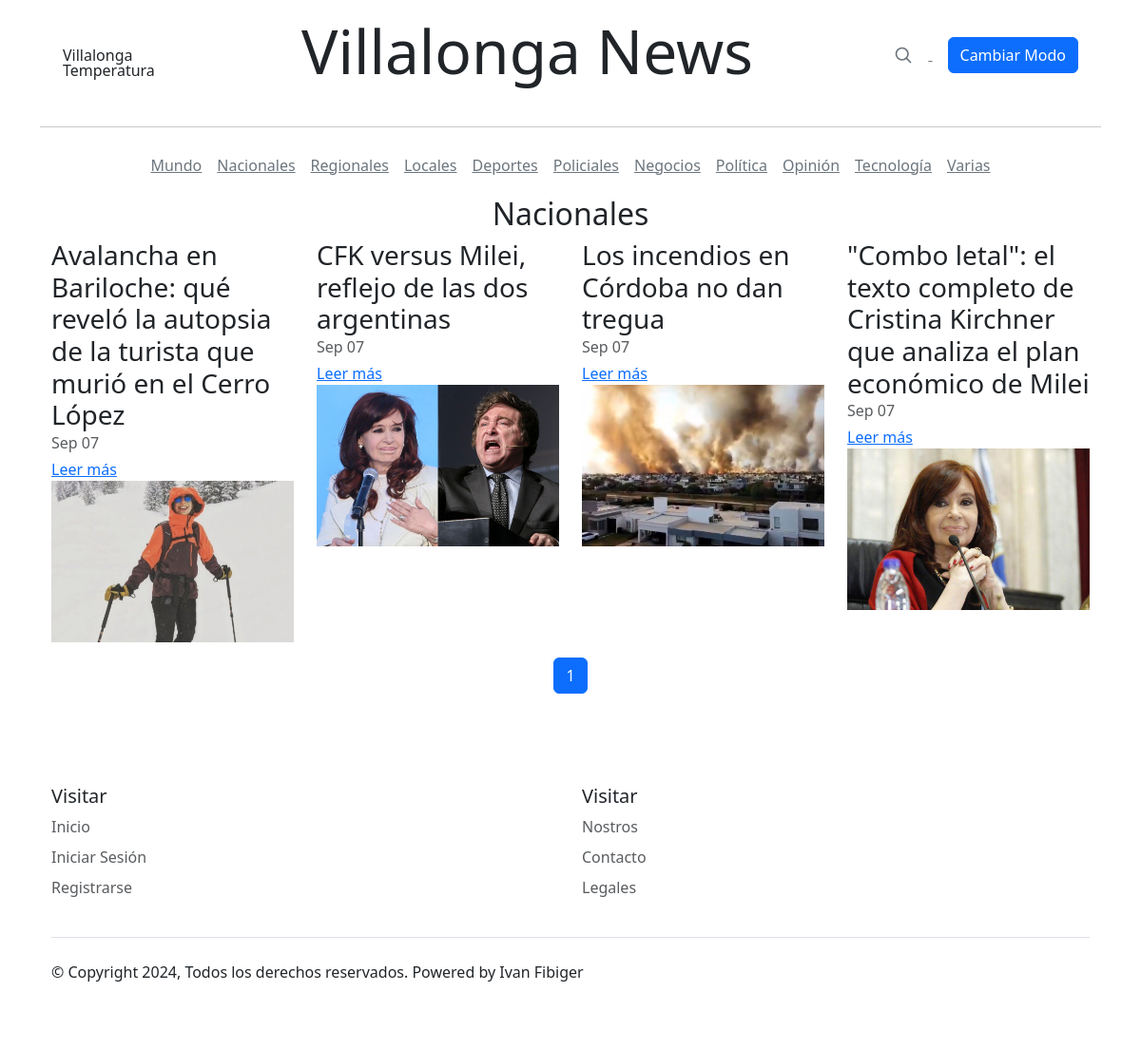
Screenshot of /categoria/Nacionales/ with the database file from the repository.
### core/models.py (models this page shows, shortened)
class Category(models.Model):
    name = models.CharField(max_length=60, unique=True)

class Article(models.Model):
    title = models.CharField(max_length=250)
    lead = models.TextField(null=True)
    body = models.TextField()
    media = models.FileField(upload_to='media/', null=True, blank=True)
    media_footer = models.CharField(max_length=250, blank=True)
    author = models.ForeignKey(User, on_delete=models.CASCADE, related_name='articles')
    category = models.ForeignKey(Category, on_delete=models.CASCADE)
    published_date = models.DateTimeField(auto_now_add=True)
    updated_date = models.DateTimeField(auto_now=True)
    is_featured = models.BooleanField(default=False)
    is_important = models.BooleanField(default=False)
    class Meta:
        ordering = ['-published_date']

### core/views.py (the view)
# urls.py: path('categoria/<str:category_name>/', views.category_detail, name='category_detail'),
def category_detail(request, category_name):
    category = get_object_or_404(Category, name=category_name)
    articles = Article.objects.filter(category=category).order_by('-published_date')
    paginator = Paginator(articles, 4)
    page_number = request.GET.get('page', 1)
    try:
        page = paginator.get_page(page_number)
    except PageNotAnInteger:
        page = paginator.page(1)
    except EmptyPage:
        page = paginator.page(paginator.num_pages)
    return render(request, 'secciones.html', {
        'category': category,
        'page': page,
    })

### core/templates/secciones.html (shortened to what this page needs)
{% load static %}
<!DOCTYPE html>
<html lang="es">
<head>
  <link href="https://cdn.jsdelivr.net/npm/bootstrap@5.3.2/dist/css/bootstrap.min.css" rel="stylesheet"
>
  <link rel="stylesheet" type="text/css"
    href="https://cdnjs.cloudflare.com/ajax/libs/slick-carousel/1.8.1/slick.min.css" />
  <link rel="stylesheet" type="text/css"
    href="https://cdnjs.cloudflare.com/ajax/libs/slick-carousel/1.8.1/slick-theme.min.css" />
    <link rel="stylesheet" href="{% static 'css/blog.css' %}">
</head>
<body>
  <div class="container">
    <div class="container">
      <header class="blog-header lh-1 py-3">
        <div class="container">
          <div class="row flex-nowrap justify-content-between align-items-center">
            <div class="col-4 col-sm-2">
              <div id="weatherWidget" class="tie-weather-widget is-animated d-none d-sm-block" title="Weather">
                <div class="weather-wrap">
                  <div class="weather-forecast-day small-weather-icons">
                    <div class="weather-icon">
                    </div>
                  </div>
                  <div class="city-data">
                    <span id="cityName">Villalonga</span>
                    <span id="weatherTemp" class="weather-current-temp">Temperatura</span>
                  </div>
                </div>
              </div>
            </div>
            <div class="col-4 col-sm-6 text-center">
              <h1 class="display-3 text-center"><a class="blog-header-logo text-dark" href="{% url 'index' %}"
                  id="titulo-principal">Villalonga News</a></h1>
            </div>
            <div class="col-4 col-sm-3 text-end">
              <div id="collapseButtons" class="collapse d-sm-block">
                <a class="link-secondary me-3 d-none d-sm-inline" href="#" aria-label="Search">
                  <svg xmlns="http://www.w3.org/2000/svg" width="20" height="20" fill="none" stroke="currentColor"
                    stroke-linecap="round" stroke-linejoin="round" stroke-width="2" class="mx-3" role="img"
                    viewBox="0 0 24 24">
                    <title>Search</title>
                    <circle cx="10.5" cy="10.5" r="7.5"></circle>
                    <path d="M21 21l-5.2-5.2"></path>
                  </svg>
                </a>
                <button id="modoBtn" class="btn btn-primary">Cambiar Modo</button>
              </div>
            </div>
          </div>
        </div>
      </header>
    </div>
    <hr>
    <div class="nav-scroller py-1 mb-2">
      <nav class="nav d-flex justify-content-center">
        <a class="p-2 link-secondary" href="{% url 'category_detail' 'Mundo' %}">Mundo</a>
        <a class="p-2 link-secondary" href="{% url 'category_detail' 'Nacionales' %}">Nacionales</a>
        <a class="p-2 link-secondary" href="{% url 'category_detail' 'Regionales' %}">Regionales</a>
        <a class="p-2 link-secondary" href="{% url 'category_detail' 'Locales' %}">Locales</a>
        <a class="p-2 link-secondary" href="{% url 'category_detail' 'Deportes' %}">Deportes</a>
        <a class="p-2 link-secondary" href="{% url 'category_detail' 'Policiales' %}">Policiales</a>
        <a class="p-2 link-secondary" href="{% url 'category_detail' 'Negocios' %}">Negocios</a>
        <a class="p-2 link-secondary" href="{% url 'category_detail' 'Politica' %}">Política</a>
        <a class="p-2 link-secondary" href="{% url 'category_detail' 'Opinión' %}">Opinión</a>
        <a class="p-2 link-secondary" href="{% url 'category_detail' 'Tecnologia' %}">Tecnología</a>
        <a class="p-2 link-secondary" href="{% url 'category_detail' 'Varias' %}">Varias</a>
      </nav>
    </div>
  <div class="container">
    <main class="mb-5">
      <h2 class="text-center">{{ category.name }}</h2>
      <div class="row">
        {% for article in page %}
          <div class="col-md-3 mb-3">
            <h3 class="mb-0">{{ article.title }}</h3>
            <div class="mb-1 text-muted">{{ article.published_date|date:"M d" }}</div>
            <a href="{% url 'article_detail' article.id %}" class="stretched-link">Leer más</a>
            {% if article.media %}
                    <img src="{{ article.media.url }}" alt="Thumbnail" class="img-fluid" id="img-destacadas">
                    {% endif %}
          </div>
        {% empty %}
          <p>No hay artículos disponibles en esta categoría.</p>
        {% endfor %}
      </div>
      <nav aria-label="Page navigation">
        <ul class="pagination justify-content-center">
          {% for num in page.paginator.page_range %}
            <li class="page-item {% if page.number == num %}active{% endif %}">
              <a class="page-link" href="?page={{ num }}">{{ num }}</a>
            </li>
          {% endfor %}
        </ul>
      </nav>
    </main>
  </div>
  <div class="container">
    <footer class="py-5">
      <div class="row">
        <div class="col-6 col-md-6 mb-2">
          <h5>Visitar</h5>
          <ul class="nav flex-column">
            <li class="nav-item mb-2"><a href="{% url 'index' %}" class="nav-link p-0 text-body-secondary">Inicio</a></li>
            <li class="nav-item mb-2"><a href="#" class="nav-link p-0 text-body-secondary">Iniciar Sesión</a></li>
            <li class="nav-item mb-2"><a href="#" class="nav-link p-0 text-body-secondary">Registrarse</a></li>
          </ul>
        </div>
        <div class="col-6 col-md-6 mb-2">
          <h5>Visitar</h5>
          <ul class="nav flex-column">
            <li class="nav-item mb-2"><a href="#" class="nav-link p-0 text-body-secondary">Nostros</a></li>
            <li class="nav-item mb-2"><a href="#" class="nav-link p-0 text-body-secondary">Contacto</a></li>
            <li class="nav-item mb-2"><a href="#" class="nav-link p-0 text-body-secondary">Legales</a></li>
          </ul>
        </div>
      </div>
      <div class="d-flex flex-column flex-sm-row justify-content-between py-4 my-4 border-top">
        <p>© Copyright 2024, Todos los derechos reservados. Powered by Ivan Fibiger</p>
        <ul class="list-unstyled d-flex">
          <li class="ms-3"><a class="link-body-emphasis" href="#"><svg class="bi" width="24" height="24">
                <use xlink:href="#twitter"></use>
              </svg></a></li>
          <li class="ms-3"><a class="link-body-emphasis" href="#"><svg class="bi" width="24" height="24">
                <use xlink:href="#instagram"></use>
              </svg></a></li>
          <li class="ms-3"><a class="link-body-emphasis" href="#"><svg class="bi" width="24" height="24">
                <use xlink:href="#facebook"></use>
              </svg></a></li>
        </ul>
      </div>
    </footer>
  </div>
</body>
</html>

### static/css/blog.css (style rules this page uses)
.container { position: relative; }
#titulo-principal { text-decoration: none; }

### rows the page displays
Category: name "Nacionales"
Article: title "Avalancha en Bariloche: qué reveló la autopsia de la turista que murió en el Cerro López", published_date "Sep 07", media (picture)
Article: title "CFK versus Milei, reflejo de las dos argentinas", published_date "Sep 07", media (picture)
Article: title "Los incendios en Córdoba no dan tregua", published_date "Sep 07", media (picture)
Article: title "\"Combo letal\": el texto completo de Cristina Kirchner que analiza el plan económico de Milei", published_date "Sep 07", media (picture)

### other values shown
{{ num }} "1"
